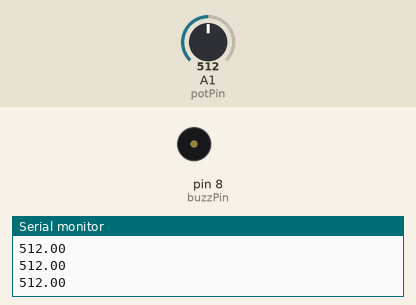
The sketch below on a simulated Arduino Uno, built with avr-gcc and run on an emulated ATmega328P. Shown: buzzer (waves = sounding, pin HIGH), the last lines printed to the serial monitor. The test bench sets the inputs (shaded band); at power-on: A1 (potPin) = 512.

Above: at 1.2 s.
1.3 s: A1 (potPin) set to 986
2.8 s: A1 (potPin) set to 1016
At 4.0 s:
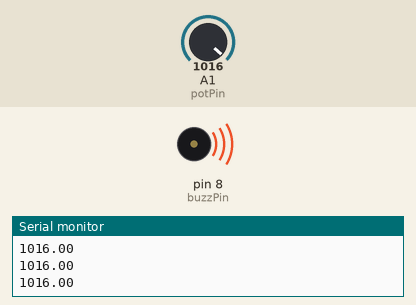
4.3 s: A1 (potPin) set to 990
At 5.0 s:
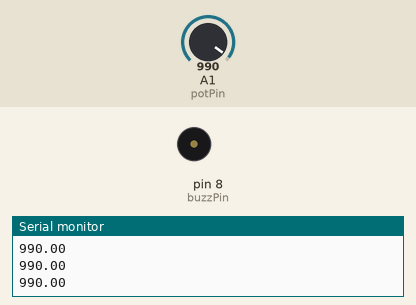
5.8 s: A1 (potPin) set to 1010
At 6.4 s:
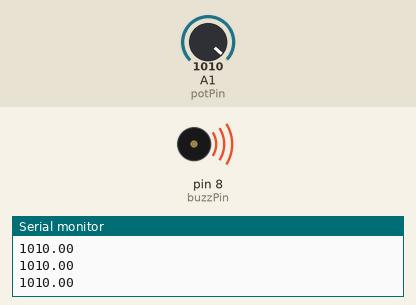
Timing chart, 0 to 8.3 s (numbered marks = the images above; inputs shaded):
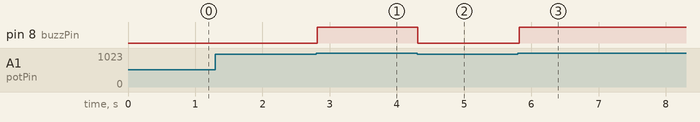

Measured:
- the behaviour switches between 1000 and 1001 on A1 (potPin) (found by bisection; images 0 and 1)
- after the input at 2.8 s, pin 8 (buzzPin): LOW → HIGH at once
- after the input at 4.3 s, pin 8 (buzzPin): HIGH → LOW at once
- after the input at 5.8 s, pin 8 (buzzPin): LOW → HIGH at once

The sketch:

turnbuzzerwithpot.ino
```cpp
int buzzPin=8;
int potPin = A1; // Read INPUT from pot. Place in MIDDLE PIN
float potVal; // Calculate VAL from 0 - 1023


void setup() {
  // put your setup code here, to run once:
Serial.begin(9600);
pinMode(potPin, INPUT);
pinMode(buzzPin, OUTPUT);


}

void loop() {
  // put your main code here, to run repeatedly:
potVal = analogRead(potPin); // Get Input from A1
Serial.println(potVal);
if (potVal>1000) {
  digitalWrite(buzzPin,HIGH);
}
if (potVal<1000) {
  digitalWrite(buzzPin, LOW);
}

}
```
